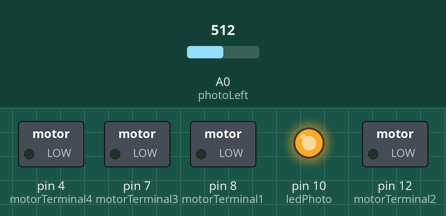
Recording of a sketch running on a simulated Arduino Uno, built with avr-gcc and run on an emulated ATmega328P. Parts: switched loads named in the sketch (green lamp = pin HIGH), output pins drawn as LEDs (lit = HIGH). Inputs (shaded band) come from the test bench; at power-on: A0 (photoLeft) = 512. What the sketch prints to the serial monitor is not drawn.

Above: at 2.8 s.
2.9 s: A0 (photoLeft) set to 0
Timing chart, 0 to 5.9 s (numbered marks = the images above; inputs shaded):
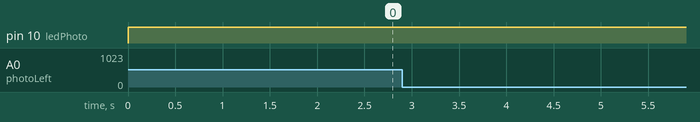

The sketch:

RobotCarv1.ino
```cpp
const int motorTerminal1 = 8; // Digital Pin 1 connects to motor terminal 1
const int motorTerminal2 = 12; // Digital Pin 2 connects to motor terminal 2
const int enablePin = 5; // Digital pin 10 connects to the enable pin
const int motorTerminal3 = 7; // Digital Pin 3 connects to motor terminal 1
const int motorTerminal4 = 4; // Digital Pin 4 connects to motor terminal 2
const int enablePin2 = 6; // Digital pin 9 connects to the enable pin
const int photoLeft = A0; // Analog pin 0 connects to the left photoresistor
const int photoRight = A1; // Analog pin 1 connects to the right photoresistor
const int ledPhoto = 10;   // Digital pin 10 connects to LED

void setup()
{

  Serial.begin(9600);
  //The rest of the pins function as outputs
  pinMode(motorTerminal1, OUTPUT);
  pinMode(motorTerminal2, OUTPUT);
  //pinMode(enablePin, OUTPUT);
  pinMode(motorTerminal3, OUTPUT);
  pinMode(motorTerminal4, OUTPUT);
  //pinMode(enablePin2, OUTPUT);

//  digitalWrite(enablePin, HIGH);
//  digitalWrite(enablePin2, HIGH);
  pinMode(ledPhoto, OUTPUT);
}

void loop()
{
//  forward(5000);
//  backward(5000);
//  motorsOff(1000);
    Serial.println("Start");
    digitalWrite(ledPhoto, HIGH);
    delay(1000);
    int sensorValue(analogRead(photoLeft));
    Serial.println("left: " + sensorValue);
//    Serial.println("right: " + analogRead(photoRight));
}

void forward(int time)
{
  Serial.println("forward");
  digitalWrite(motorTerminal1, LOW); //these logic levels create forward direction
  digitalWrite(motorTerminal2, HIGH);
  digitalWrite(motorTerminal3, LOW); //these logic levels create forward direction
  digitalWrite(motorTerminal4, HIGH);
  delay(time);
}

void backward(int time)
{
  Serial.println("backward");
  digitalWrite(motorTerminal1, HIGH); // these logic levels create reverse direction
  digitalWrite(motorTerminal2, LOW);
  digitalWrite(motorTerminal3, HIGH); // these logic levels create reserve                                                                                                                                                                                                           direction
  digitalWrite(motorTerminal4, LOW);
  delay(time);
}

void motorsOff(int time)
{
    Serial.println("stop");
//  digitalWrite(enablePin, LOW);
  digitalWrite(motorTerminal1, LOW);
  digitalWrite(motorTerminal2, LOW);
  digitalWrite(motorTerminal3, LOW);
  digitalWrite(motorTerminal4, LOW);
//  digitalWrite(enablePin2, LOW);
  delay(time);
}

void motorA(int time)
{
  digitalWrite(motorTerminal1, LOW); //these logic levels create forward direction
  digitalWrite(motorTerminal2, HIGH);
  delay(time);
}

void motorB(int time)
{
  digitalWrite(motorTerminal3, LOW); //these logic levels create forward direction
  digitalWrite(motorTerminal4, HIGH);
  delay(time);
}
```

Measured:
- after the input at 2.9 s, every drawn part: stays the same
